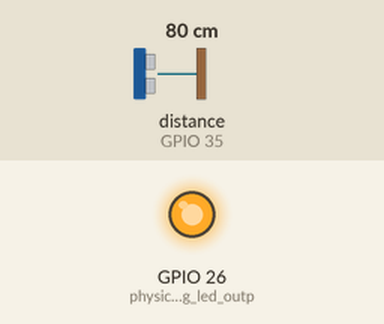
The sketch below on a simulated ESP32. Shown: output pins drawn as LEDs (lit = HIGH). Wiring (inferred from the names in the program): ultrasonic range finder: trigger GPIO 32; echo GPIO 35. Inputs (shaded band) come from the test bench; at power-on: distance to the obstacle (sensor on GPIO 35) 80 cm. The echo pulse lasts 58.3 µs per cm; pins used as bus, display or sensor lines are not drawn.

Above: at 1.2 s.
1.3 s: distance to the obstacle (sensor on GPIO 35) set to 120 cm
At 2.5 s:
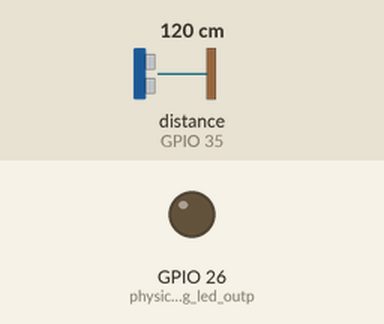
2.8 s: distance to the obstacle (sensor on GPIO 35) set to 2 cm
At 3.3 s:
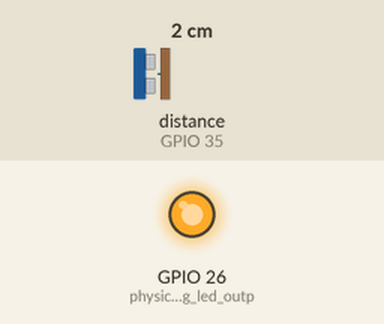
4.3 s: distance to the obstacle (sensor on GPIO 35) set to 250 cm
At 5.1 s:
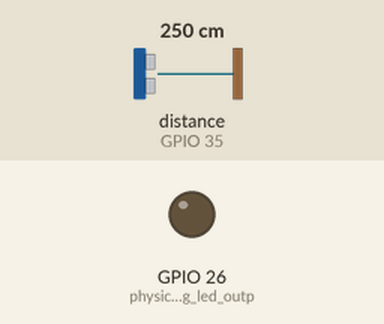
Timing chart, 0 to 7.3 s (numbered marks = the images above; inputs shaded):
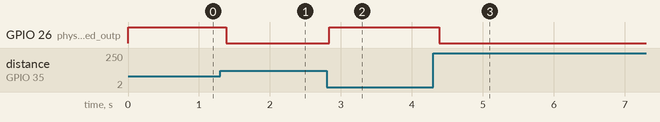

Measured:
- after the input at 1.3 s, GPIO 26 (physical_warning_led_outp): HIGH → LOW after 0.09 s
- after the input at 2.8 s, GPIO 26 (physical_warning_led_outp): LOW → HIGH at once
- after the input at 4.3 s, GPIO 26 (physical_warning_led_outp): HIGH → LOW after 0.09 s

The sketch:

esp32_ultrasonic_kalman_telemetry.ino
```cpp
#include <WiFi.h>
#include <WiFiUdp.h>
#include <HardwareSerial.h>

// wifi ap and network settings
const char* ssid = "Project_78_Drone";
const char* password = "12345678";

WiFiUDP udp;
const int udpPort = 4210;
IPAddress broadcastIp(192, 168, 4, 255);

// serial pins for lidar connection
HardwareSerial lidarSerial(2);
const int RXD2 = 33;
const int TXD2 = 25;
float current_lidar_cm = 0.0;

// mutex vars to share data between core 0 and core 1
SemaphoreHandle_t dataMutex;
float shared_raw_dist = 0.0;
float shared_kalman_dist = 0.0;
float shared_lidar_dist = 0.0;

// ultrasonic pins and math helper
const int TRIG_PIN = 32;
const int ECHO_PIN = 35;
const float CM_CONVERSION_FACTOR = 57.7;

// look up tables for dynamic bias fix
const int NUM_CALIBRATION_POINTS = 4;
const float CALIB_DISTANCES[NUM_CALIBRATION_POINTS] = {25.0, 50.0, 100.0, 200.0};
const float CALIB_BIASES[NUM_CALIBRATION_POINTS] = {-1.71,  -0.33,  -2.04,  -0.19};

// linear interpolation for sonar bias compensation
float getDynamicBias(float rawDist) {
  if (rawDist <= CALIB_DISTANCES[0]) return CALIB_BIASES[0];
  if (rawDist >= CALIB_DISTANCES[NUM_CALIBRATION_POINTS - 1]) return CALIB_BIASES[NUM_CALIBRATION_POINTS - 1];

  for (int i = 0; i < NUM_CALIBRATION_POINTS - 1; i++) {
    if (rawDist >= CALIB_DISTANCES[i] && rawDist < CALIB_DISTANCES[i+1]) {
      return CALIB_BIASES[i] + ((rawDist - CALIB_DISTANCES[i]) / (CALIB_DISTANCES[i+1] - CALIB_DISTANCES[i])) * (CALIB_BIASES[i+1] - CALIB_BIASES[i]);
    }
  }
  return 0.0;
}

// linear kalman filter class (constant velocity matrix math)
class KalmanFilterCV {
  private:
    float x_dist; float x_vel;
    float P00, P01, P10, P11;
    float R;
    float Q11, Q12, Q21, Q22;
  public:
    KalmanFilterCV(float initial_distance) {
      x_dist = initial_distance; x_vel = 0.0;
      P00 = 10.0; P01 = 0.0; P10 = 0.0; P11 = 10.0;
      R = 0.000396; // tuned measurement covariance
    }

    void predict(float dt) {
      float sigma_a_sq = 3.36; // process noise variance
      float dt2 = dt * dt;
      float dt3 = dt2 * dt;
      float dt4 = dt3 * dt;

      Q11 = sigma_a_sq * (0.25 * dt4);
      Q12 = sigma_a_sq * (0.5 * dt3);
      Q21 = Q12;
      Q22 = sigma_a_sq * dt2;

      x_dist = x_dist + x_vel * dt;

      P00 = P00 + dt * (P10 + P01) + dt2 * P11 + Q11;
      P01 = P01 + dt * P11 + Q12;
      P10 = P10 + dt * P11 + Q21;
      P11 = P11 + Q22;
    }

    void update(float z_meas) {
      float S = P00 + R; float K0 = P00 / S; float K1 = P10 / S;
      float y = z_meas - x_dist;
      x_dist = x_dist + K0 * y; x_vel = x_vel + K1 * y;
      float P00_temp = P00; float P01_temp = P01;
      P00 = (1 - K0) * P00_temp; P01 = (1 - K0) * P01_temp;
      P10 = -K1 * P00_temp + P10; P11 = -K1 * P01_temp + P11;
    }
    float getDistance() { return x_dist; }
};

KalmanFilterCV kf(0.0);

// isr variables for non blocking echo pulse timing
volatile unsigned long echoStart = 0;
volatile unsigned long echoEnd = 0;
volatile bool newMeasurement = false;
unsigned long lastUpdateTime = 0;
unsigned long lastTime = 0;

// hardware interrupt function on echo pin state change
void IRAM_ATTR echoISR() {
  if (digitalRead(ECHO_PIN) == HIGH) {
    echoStart = micros();
  } else {
    echoEnd = micros();
    newMeasurement = true;
  }
}

// ==============================================================================
// CORE 0: Telemetry Task (WiFi & UDP)
// ==============================================================================
void WiFiTask(void *pvParameters) {
  vTaskDelay(1000 / portTICK_PERIOD_MS);
  WiFi.mode(WIFI_AP);
  WiFi.setSleep(false);
  WiFi.softAP(ssid, password, 6, 0, 1);
  udp.begin(udpPort);
  char packetBuffer[60];

  for(;;) {
    // secure shared variables reading
    xSemaphoreTake(dataMutex, portMAX_DELAY);
    float currentRaw = shared_raw_dist;
    float currentKalman = shared_kalman_dist;
    float currentLidar = shared_lidar_dist;
    xSemaphoreGive(dataMutex);

    // pack string payload with tabs and broadcast
    sprintf(packetBuffer, "%.2f\t%.2f\t%.2f", currentRaw, currentKalman, currentLidar);
    udp.beginPacket(broadcastIp, udpPort);
    udp.print(packetBuffer);
    udp.endPacket();
    vTaskDelay(33 / portTICK_PERIOD_MS); // maintain 30hz transmission loop
  }
}

// ==============================================================================
// SETUP
// ==============================================================================
void setup() {
  Serial.begin(115200);
  lidarSerial.begin(115200, SERIAL_8N1, RXD2, TXD2); // tf-luna default uart configuration
  pinMode(TRIG_PIN, OUTPUT);
  pinMode(ECHO_PIN, INPUT);
  dataMutex = xSemaphoreCreateMutex();
  xTaskCreatePinnedToCore(WiFiTask, "WiFiTask", 10000, NULL, 1, NULL, 0); // pin telemetry to core 0
  attachInterrupt(digitalPinToInterrupt(ECHO_PIN), echoISR, CHANGE);
  lastTime = millis();
  lastUpdateTime = millis();
  pinMode(26, OUTPUT); // physical warning led output
}

// ==============================================================================
// CORE 1: Main Loop (Sensors & Math)
// ==============================================================================
void loop() {
  static TickType_t xLastWakeTime = xTaskGetTickCount();
  const TickType_t xFrequency = 33 / portTICK_PERIOD_MS; // target 30hz execution

  // parse 9 byte data packets from lidar serial buffer
  while (lidarSerial.available() >= 9) {
    if (lidarSerial.read() == 0x59) {
      if (lidarSerial.peek() == 0x59) {
        uint8_t frame[9]; frame[0] = 0x59; frame[1] = lidarSerial.read();
        uint16_t checksum = frame[0] + frame[1];
        for(int i = 2; i < 9; i++) {
          frame[i] = lidarSerial.read();
          if (i < 8) checksum += frame[i];
        }
        if (frame[8] == (checksum & 0xFF)) {
          current_lidar_cm = frame[2] + (frame[3] << 8); // merge bytes for true distance
        }
      }
    }
  }

  // prediction cycle tracking
  unsigned long currentTime = millis();
  float dt_predict = (currentTime - lastTime) / 1000.0;
  lastTime = currentTime;

  kf.predict(dt_predict);

  unsigned long currentPulseWidth = 0;
  float correctedDistCm = 0.0;
  bool isMeasurementValid = false;

  // handle completed sonar pulse readings
  if (newMeasurement) {
    currentPulseWidth = echoEnd - echoStart;
    newMeasurement = false;

    // software threshold timeout protection filter
    if (currentPulseWidth < 30000 && currentPulseWidth > 100) {
      float rawDistCm = currentPulseWidth / CM_CONVERSION_FACTOR;
      float currentBias = getDynamicBias(rawDistCm);
      correctedDistCm = rawDistCm - currentBias; // drop fixed bias error

      float dt_update = (currentTime - lastUpdateTime) / 1000.0;
      lastUpdateTime = currentTime;

      kf.update(correctedDistCm); // fix kalman matrices state
      isMeasurementValid = true;
    }
  }

  float kalmanDistCm = kf.getDistance();

  // physical led warning logic (trigger under 1 meter safety mark)
  if (kalmanDistCm < 100.0) {
    digitalWrite(26, HIGH);
  } else {
    digitalWrite(26, LOW);
  }

  // write state data to global vars using data mutex
  if(xSemaphoreTake(dataMutex, 0) == pdTRUE) {
    shared_raw_dist = isMeasurementValid ? correctedDistCm : ((float)currentPulseWidth / CM_CONVERSION_FACTOR);
    shared_kalman_dist = kalmanDistCm;
    shared_lidar_dist = current_lidar_cm;
    xSemaphoreGive(dataMutex);
  }

  // launch new pulse only if echo pin cleared to low state
  if (digitalRead(ECHO_PIN) == LOW) {
    digitalWrite(TRIG_PIN, LOW); delayMicroseconds(2);
    digitalWrite(TRIG_PIN, HIGH); delayMicroseconds(10);
    digitalWrite(TRIG_PIN, LOW);
  }

  vTaskDelayUntil(&xLastWakeTime, xFrequency); // sleep until next execution frame
}
```
